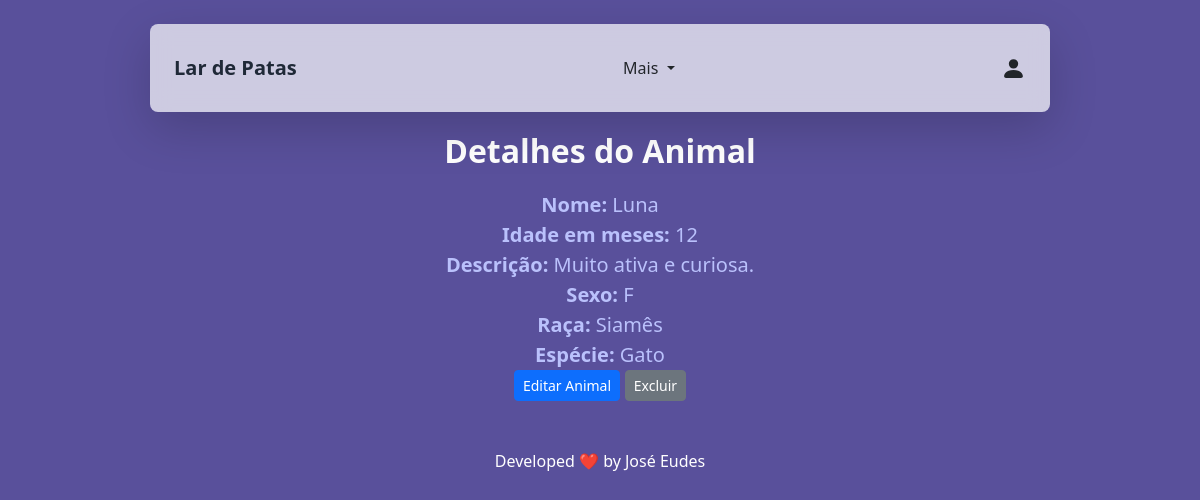
Screenshot of /animal/detalhes/2/ (signed in) with the database file from the repository.
### animais/models.py (models this page shows)
class Animal(models.Model):
    nome = models.CharField(max_length=100)
    idade_em_meses = models.IntegerField(validators=[validar_idade_em_meses], default=0 ) # idade em meses do animal
    raca = models.CharField(max_length=100)
    descricao = models.TextField()
    sexo = models.CharField(
        max_length=1,
        choices=[("M", "Macho"), ("F", "Fêmea")],
        default="M",
    )
    especie =  models.ForeignKey (Especie, on_delete=models.CASCADE)

class Especie(models.Model):
    nome = models.CharField(max_length=100)
    def __str__(self):
        return self.nome

### animais/views.py (the view)
# urls.py: path('animal/detalhes/<int:pk>/', detalhes_animal, name='detalhes_animal'),
@login_required
def detalhes_animal(request, pk):
    animal = get_object_or_404(Animal, pk=pk)
    return render(request, 'detalhes_Animal.html', {'Animal': animal})

### animais/templates/detalhes_animal.html (shortened to what this page needs)
{% extends 'base.html' %}
{% block content %}
{% load static %}
<link href="{% static 'css/styles.css' %}" rel="stylesheet">
   <h2>Detalhes do Animal</h2>
   <div class="detalhe_text">
      <p><strong>Nome:</strong> {{ Animal.nome }}</p>
      <p><strong>Idade em meses:</strong> {{ Animal.idade_em_meses }}</p>
      <p><strong>Descrição:</strong> {{ Animal.descricao }}</p>
      <p><strong>Sexo:</strong> {{ Animal.sexo }}</p>
      <p><strong>Raça:</strong> {{ Animal.raca }}</p>
      <p><strong>Espécie:</strong> {{ Animal.especie }}</p>
      <button type="button" class="btn btn-primary btn-sm"><a href="{% url 'atualizar_animal' Animal.pk %}">Editar Animal</a></button>
      <button type="button" class="btn btn-secondary btn-sm"><a href="{% url 'excluir_animal' Animal.pk %}" onclick="return confirm('Tem certeza que deseja excluir este produto?');">Excluir</a></button>
   </div>
{% endblock %}

### static/css/styles.css (style rules this page uses)
h2 { font-size: 2rem; font-weight: bold; color: #ffffff; text-align: center; margin-bottom: 20px; margin-top: 60px; }
body { padding-top: 4.5rem; background: linear-gradient(135deg, #59509b 90%, #23234d 50%); min-height: 100vh; }
.detalhe_text { font-size: 18px; color: #4CAF50; margin: 0 auto; text-align: center; line-height: 1.5; width: 80%; }
.detalhe_text p { font-size: 20px; color: #bac1fc; }

### rows the page displays
Animal: nome "Luna", idade_em_meses "12", descricao "Muito ativa e curiosa.", sexo "F", raca "Siamês", especie "Gato"
